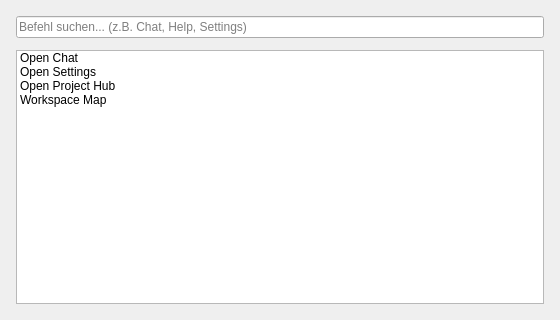
<?xml version="1.0" encoding="UTF-8"?>
<ui version="4.0">
 <class>CommandPalette</class>
 <widget class="QDialog" name="CommandPalette">
  <property name="geometry">
   <rect>
    <x>0</x>
    <y>0</y>
    <width>560</width>
    <height>320</height>
   </rect>
  </property>
  <property name="windowTitle">
   <string>Befehl ausfuehren</string>
  </property>
  <property name="modal">
   <bool>true</bool>
  </property>
  <layout class="QVBoxLayout" name="mainLayout">
   <property name="leftMargin">
    <number>16</number>
   </property>
   <property name="topMargin">
    <number>16</number>
   </property>
   <property name="rightMargin">
    <number>16</number>
   </property>
   <property name="bottomMargin">
    <number>16</number>
   </property>
   <property name="spacing">
    <number>12</number>
   </property>
   <item>
    <widget class="QLineEdit" name="commandPaletteSearch">
     <property name="placeholderText">
      <string>Befehl suchen... (z.B. Chat, Help, Settings)</string>
     </property>
    </widget>
   </item>
   <item>
    <widget class="QListWidget" name="commandPaletteList">
     <property name="minimumSize">
      <size>
       <width>0</width>
       <height>240</height>
      </size>
     </property>
     <property name="maximumSize">
      <size>
       <width>16777215</width>
       <height>360</height>
      </size>
     </property>
     <item>
      <property name="text">
       <string>Open Chat</string>
      </property>
     </item>
     <item>
      <property name="text">
       <string>Open Settings</string>
      </property>
     </item>
     <item>
      <property name="text">
       <string>Open Project Hub</string>
      </property>
     </item>
     <item>
      <property name="text">
       <string>Workspace Map</string>
      </property>
     </item>
    </widget>
   </item>
  </layout>
 </widget>
 <layoutdefault spacing="6" margin="11"/>
 <resources/>
 <connections/>
</ui>
